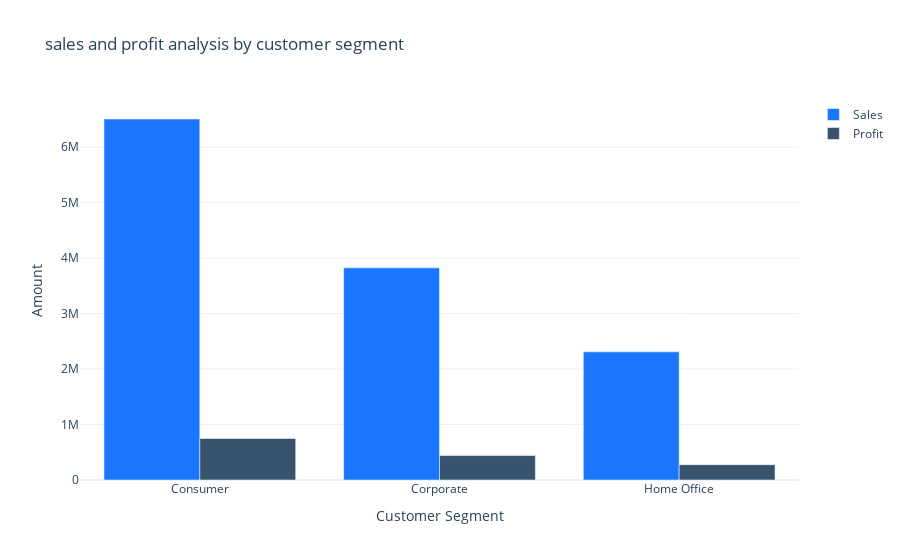

The notebook cell saved with this chart:
### Code cell
sales_profit_by_segment = data.groupby('Segment').agg({'Sales':'sum', 'Profit':'sum'}).reset_index()
fig = go.Figure()
fig.add_trace(go.Bar(x = sales_profit_by_segment['Segment'],
                     y = sales_profit_by_segment['Sales'],
                      name = 'Sales', marker_color='rgb(26, 118, 255)'))
fig.add_trace(go.Bar(x = sales_profit_by_segment['Segment'],
                    y = sales_profit_by_segment['Profit'],
                    name= 'Profit',marker_color='rgb(55, 83, 109)'))

fig.update_layout(title = 'sales and profit analysis by customer segment', xaxis_title = 'Customer Segment', yaxis_title = 'Amount')
fig.show()

### Figure 1 — Plotly figure (JSON) as saved in the notebook; plotly's stock layout.template omitted (floating-point values rounded to 4 significant figures)
{"data": [{"marker": {"color": "rgb(26, 118, 255)"}, "name": "Sales", "type": "bar", "x": ["Consumer", "Corporate", "Home Office"], "y": [6508000.0, 3825000.0, 2310000.0]}, {"marker": {"color": "rgb(55, 83, 109)"}, "name": "Profit", "type": "bar", "x": ["Consumer", "Corporate", "Home Office"], "y": [749200.0, 441200.0, 277000.0]}], "layout": {"autosize": true, "title": {"text": "sales and profit analysis by customer segment"}, "xaxis": {"autorange": true, "range": [-0.5, 2.5], "title": {"text": "Customer Segment"}, "type": "category"}, "yaxis": {"autorange": true, "range": [0, 6850000.0], "title": {"text": "Amount"}, "type": "linear"}}}
